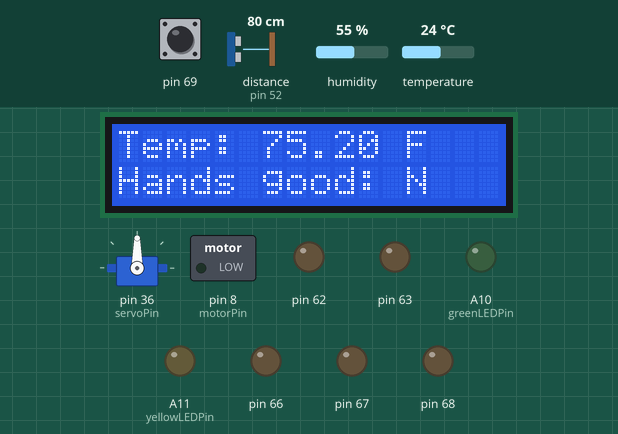
The sketch below on a simulated Arduino Mega 2560, built with avr-gcc and run on an emulated ATmega2560. Shown: 16×2 character LCD, servo, switched loads named in the sketch (green lamp = pin HIGH), output pins drawn as LEDs (lit = HIGH). Inputs (shaded band) come from the test bench; at power-on: pin 69 HIGH, distance to the obstacle (sensor on pin 52) 80 cm, humidity 55 %, temperature 24 °C. The echo pulse lasts 58.3 µs per cm; the local clock reads 2024-03-15 10:24:30 at power-on unless the sketch sets it; pins used as bus, display or sensor lines are not drawn; what the sketch prints to the serial monitor is not drawn.

Above: at 1.2 s.
1.3 s: pin 69 pulled LOW for 0.15 s
At 2.8 s:
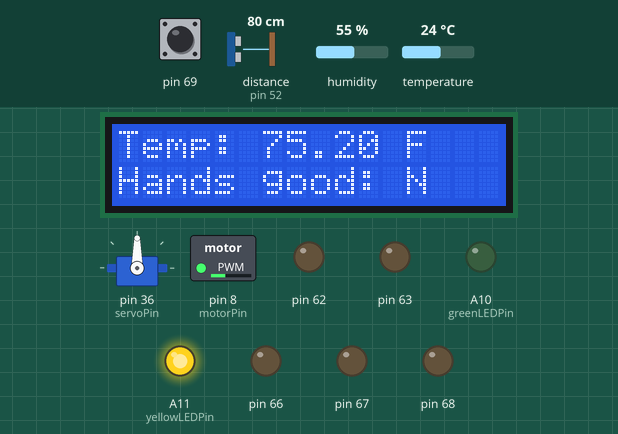
4.4 s: pin 69 pulled LOW for 3.2 s
At 5.1 s:
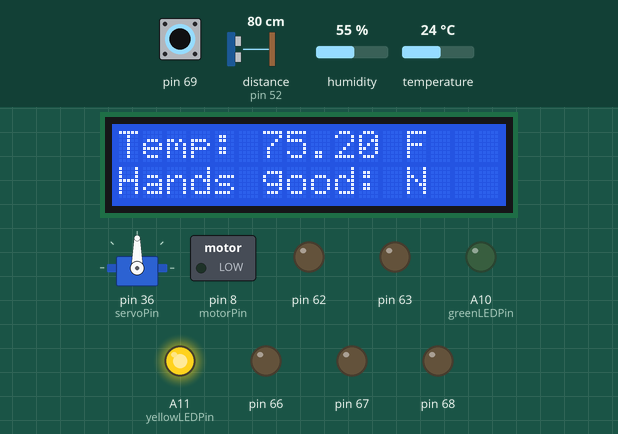
10.6 s: pin 69 pulled LOW for 1 s
At 16.3 s:
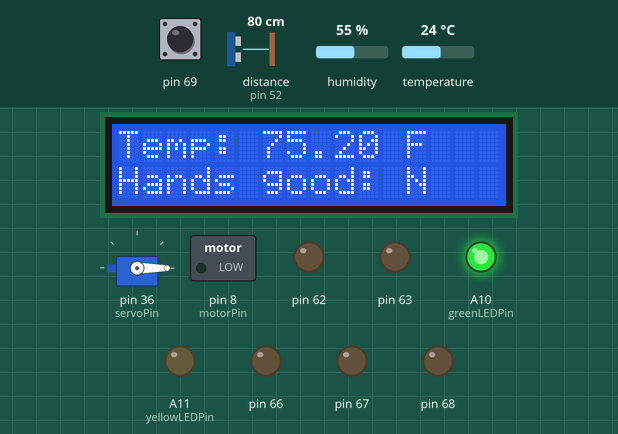
Timing chart, 0 to 17.8 s (numbered marks = the images above; inputs shaded):
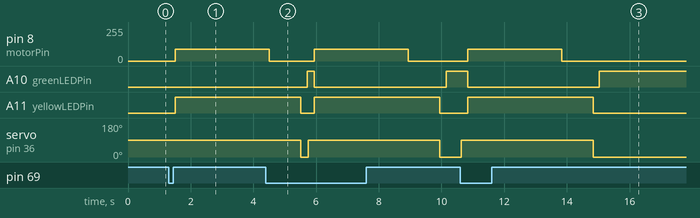

The sketch:

hardware_test.ino
```cpp
/*
 * HARDWARE TEST PROGRAM
 *
 * This program is a way to test the various hardware components to verify functionality.
 * It is not in any way meant to be reflective of the project.
 *
 *
 * MASTER PIN-OUT: ARDUINO CONNECTIONS
 * note that these are not set in stone; many of these pins can be re-assigned.
 * Starting from pin 13 and going clockwise:
 *
 * 12 - RS on LCD
 * 11 - E on LCD
 *
 * 8 - middle pin of transistor for fan motor via a 220 ohm resistor
 *
 * 5 - D4 on LCD
 * 4 - D5 on LCD
 * 3 - D6 on LCD
 * 2 - D7 on LCD
 *
 * SDA - 20 - SDA pin on DS 1307 RTC module
 * SCL - 21 - SCL pin on DS 1307 RTC module
 *
 *
 * 36 - Servo motor pin (orange side)
 *
 * 50 - trigger pin on ultrasonic
 * 52 - echo pin on ultrasonic
 *
 * A15 - button input
 *
 * A11 - yellow LED output via 330 ohm resistor
 * A10 - green LED output via 330 ohm resistor
 *
 * A7 - DHT11 input (leftmost pin, when facing the blue grill)
 *
 * 5V and GND go to the rails.
 *
 *
 *
 *
 * LCD screen. Wire the LCD as follows, for left to right:
 *
 *  VSS: ground
 *  VDD: +5v
 *  V0: middle pin of potentiometer - controls contrast
 *  RS: pin 12  - register select
 *  RW: ground - this is read/write
 *  E: pin 11 - this is enable
 *  D0 through D3: disconnected
 *  D4: 5
 *  D5: 4
 *  D6: 3
 *  D7: 2
 *  A: 330 ohm resistor, then to +5v - this is the anode
 *  K: ground - this is the cathode
 *
 *  Temp sensor:
 *  left pin: goes to arduino board pin (I chose A7)
 *  Middle pin: +5v
 *  Right pin: ground
 *
 *  Note that the register select, enable, and data pins can be set to other pin locations. Just be sure to make the variable
 *  assignments match their locations.
 *
 *  Servo motor:
 *  Brown: ground
 *  Red: +5v
 *  Orange: board pin
 *
 *  Fan motor: pos and neg must be seperated by a diode and controlled by a transistor.
 *
 */
#include "DHT.h"  // temp sensor
#include <LiquidCrystal.h>  // LCD
#include <Servo.h>  // servo motor

// for RTC:
#include <Wire.h>
#include "RTClib.h"

RTC_DS1307 rtcModule;

#define DHT11_PIN A7  // set this value to whatever board pin your DHT data line is plugged into
DHT tempSensor(DHT11_PIN, DHT11);

// initialize the library by associating any needed LCD interface pin
// with the arduino pin number it is connected to
const int reg_sel = 12, en = 11, d4 = 5, d5 = 4, d6 = 3, d7 = 2;

float temperature = 0.0;
char handPos = 'N';
LiquidCrystal lcd(reg_sel, en, d4, d5, d6, d7);

Servo WaterMotor;
int servoPin = 36;


 /*
 * A10 - PK2 green LED (output)
 * A11 - PK3 - yellow LED (output)
 * A15 - PK7 - push button (with pulldown resistor)
*/
volatile unsigned char * port_k = (unsigned char *) 0x108;
volatile unsigned char * ddr_k = (unsigned char *) 0x107;
volatile unsigned char * pin_k = (unsigned char *) 0x106;


/*
 * Fan motor test
 *
 * Code adapted from:
 * https://create.arduino.cc/projecthub/ingo-lohs/first-test-super-starterkit-from-elegoo-motor-3-6v-dc-5b199d
 *
 * Entering 51 in the serial port is sufficient to get the fan moving.
 *
 * Wiring: see Project prototpye on tinkerCAD. Transistor is a NPN PN2222; resistor is 220 ohm. Diode is "diode rectifier" from the kit.
 * Note that white stripe on the diode goes TOWARDS the positive side of the circuit (red wire from fan).
 */

int greenLEDPin = A10;
int yellowLEDPin = A11;

int motorPin = 8; // for fan motor

// ultrasonic:
const int triggerPin = 50;
const int echoPin = 52;
long duration;
int distance;


void setup()
{
  // set up the LCD's number of columns and rows:
  lcd.begin(16, 2);

  tempSensor.begin(); // start collecting temperature data

  displayTemperature(); // displays current temperature to the top line of the LCD

  // set the cursor to column 0, line 1(note: line 1 is the second row, since counting begins with 0):
  lcd.setCursor(0, 1);

  // For LCD:
  handPos = 'N';
  lcd.print("Hands good: ");
  lcd.print(handPos);

  // for LEDs and button
  //set pk2 and pk3 as output
  *ddr_k |= 0x0C;
  //set PushButton as input
  *ddr_k |= 0x7F;
  // enable the pull-down resistor on PK4 (this needs to be a pull-down resistor in order to trigger the change when the button is pressed)
  *port_k |= 0x80;

  pinMode(motorPin, OUTPUT);  // fan motor
  WaterMotor.attach(servoPin); // servo motor

  // ultrasonic
  pinMode (triggerPin, OUTPUT);
  pinMode (echoPin, INPUT);


  // LEDs
  pinMode(greenLEDPin, OUTPUT);
  pinMode(yellowLEDPin, OUTPUT);

  Serial.begin(9600);


  // RTC - inital setup

  if (!rtcModule.isrunning())
  {
    Serial.println("RTC lost power, lets set the time!");

    // Comment out below lines once you set the date & time.
    // Following line sets the RTC to the date & time this sketch was compiled
    rtcModule.adjust(DateTime(F(__DATE__), F(__TIME__)));

    // Following line sets the RTC with an explicit date & time
    // for example to set January 27 2017 at 12:56 you would call:
    // rtc.adjust(DateTime(2017, 1, 27, 12, 56, 0));
  }


  printTimeToSerial();  //RTC - print time


}

void loop()
{
  printTimeToSerial();  // print the current time to serial port- should be calibrated to local time-ish.
  while (*pin_k & 0x80) {}; // PUSH BUTTON TO BEGIN
  displayTemperature();
  distance = ultrasonic();
  // move the servo motor a bit

  WaterMotor.write(90);
  delay(200);


  // Ultrasonic and LED test - green light should come on when an object is close enough
  while (distance < 5)
  {
    digitalWrite(yellowLEDPin, LOW);  // turn off yellow LED
    // Update LCD
    lcd.setCursor(0, 1);
    handPos = 'Y';
    lcd.print("Hands good: ");
    lcd.print(handPos);

    distance = ultrasonic();
  };
  digitalWrite(greenLEDPin, LOW);
  digitalWrite(yellowLEDPin, HIGH);

  // Update LCD
  lcd.setCursor(0, 1);
  handPos = 'N';
  lcd.print("Hands good: ");
  lcd.print(handPos);

  fanControl(90); // turn on fan
  delay(3000);   // run for 3 seconds
  fanControl(0); // turn off fan
  delay(1000);   // wait 1 second

  digitalWrite(yellowLEDPin, LOW);

  WaterMotor.write(0); // reset water motor
  delay(200);

  digitalWrite(greenLEDPin, HIGH);

}

void displayTemperature()
{ // displays current temperature to the top line of the LCDv
  lcd.setCursor(0, 0);  // set cursor to column 0, row 0 (leftmost bit of top row)
  temperature = tempSensor.readTemperature(true); // This will read temperature as Fahrenheit. To read temp as Celsius, remove the "true" argument

  lcd.print("Temp: ");
  lcd.print(temperature);
  lcd.print(" F");  // or "C" if temp is displayed in Celsius
}

void fanControl(int speed)
{
  Serial.println("Speed 0 to 255, minimum 50 to start fan. 0 to stop.");

  if (speed >= 50 && speed <= 255)
  {
    analogWrite(motorPin, speed);
  }
  else if (speed == 0)
  {
    analogWrite(motorPin, speed);
  }


  /* Some ideas on how to implement this:
  if (speed >= 50 && speed <= 255)
  {
    // write int value to pin
  }
  else
  {
    // set pin to 0?
  }


   * Writes an analog value (PWM wave) to a pin. Can be used to light a LED at varying brightnesses or
   * drive a motor at various speeds. After a call to analogWrite(), the pin will generate a steady
   * rectangular wave of the specified duty cycle until the next call to analogWrite() (or a call to
   * digitalRead() or digitalWrite()) on the same pin.
   */
}

int ultrasonic()
{
  //ultrasonic
  digitalWrite(triggerPin, LOW);
  delayMicroseconds(2);
  digitalWrite(triggerPin, HIGH);
  delayMicroseconds(10);  // minimum time needed for a pulse
  digitalWrite(triggerPin, LOW);

  duration = pulseIn(echoPin, HIGH);
  distance = duration * 0.034/2;  //based on speed of sound
  //Serial.print("Distance: ");
  //Serial.println(distance);

  return distance;
}

void printTimeToSerial()
{
  DateTime now = rtcModule.now();

  Serial.println("Current Date & Time: ");
  Serial.print(now.year(), DEC);
  Serial.print('/');
  Serial.print(now.month(), DEC);
  Serial.print('/');
  Serial.print(now.day(), DEC);
  Serial.print(" (");

  Serial.print(now.hour(), DEC);
  Serial.print(':');
  Serial.print(now.minute(), DEC);
  Serial.print(':');
  Serial.print(now.second(), DEC);
  Serial.println();
}
```

Measured:
- after the input at 1.3 s, pin 8 (motorPin): 0/255 → 90/255 after 0.21 s; A11 (yellowLEDPin): LOW → HIGH after 0.21 s
- after the input at 10.6 s, pin 8 (motorPin): 0/255 → 90/255 after 0.23 s, → 0/255 3.0 s later; A10 (greenLEDPin): HIGH → LOW after 0.23 s, → HIGH 4.2 s later; A11 (yellowLEDPin): LOW → HIGH after 0.23 s, → LOW 4.0 s later; servo on pin 36 (servoPin): 0° → 90° at once, → 0° 4.2 s later
